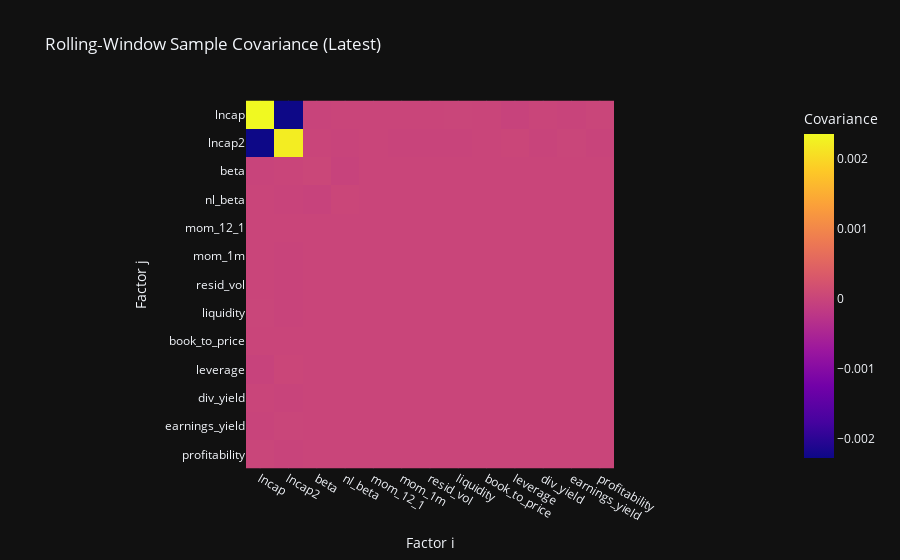

Source (notebook cell):
### Markdown cell above
Barra’s **constant-correlation** shrinkage is a pragmatic, domain-driven choice rather than a purely statistical optimum like Ledoit–Wolf. The reasons they (and Axioma) do it this way are:

---

### Business-driven target

A constant-correlation matrix

$$
T_{ij} = \bar\rho\,\sigma_i\,\sigma_j
$$

reflects the idea that, absent strong evidence to the contrary, all factors tend to move together to some baseline degree $\bar\rho$.
This ties back to economic beliefs (e.g. in a systemic “beta” regime, everything co-moves) rather than just the data.

---

### Stability of off-diagonals

Raw sample or EWMA covariances (especially with limited history) suffer noisy off-diagonal estimates.
Shrinking toward a simple constant-correlation target aggressively tames that noise, producing more stable risk estimates.

---

### Domain simplicity and interpretability

The single parameter $\bar\rho$ is easy to explain and calibrate (e.g. to a long-term average).
Ledoit–Wolf’s optimum shrinkage intensity and target are data-driven and can fluctuate wildly if market regimes shift, whereas Barra’s approach remains consistent unless you deliberately re-estimate $\bar\rho$.

---

### Historical lineage and implementation

Barra’s risk model predates modern random-matrix theory-based estimators. Their teams built in a constant-correlation or single-index target because it aligned with how their clients understood and managed factor risk.
It was efficient to compute and easy to embed in production, long before Ledoit–Wolf routines were common in statistical packages.

### Code cell
# Compute the three variants of Σ_f(t) for the most recent date
cov_sample  = pfa.compute_factor_covariance(method='sample', window=252)
cov_ewma    = pfa.compute_factor_covariance(method='ewma',   halflife=63)
cov_shrunk  = pfa.compute_factor_covariance(method='ewma',   halflife=63, shrinkage=0.8)

# Visualize each as a heatmap
import plotly.express as px

fig1 = px.imshow(
    cov_sample,
    labels={'x':'Factor i','y':'Factor j','color':'Covariance'},
    title='Rolling‐Window Sample Covariance (Latest)'
)
fig1.show()

fig2 = px.imshow(
    cov_ewma,
    labels={'x':'Factor i','y':'Factor j','color':'Covariance'},
    title='EWMA Covariance (h=63d)'
)
fig2.show()

fig3 = px.imshow(
    cov_shrunk,
    labels={'x':'Factor i','y':'Factor j','color':'Covariance'},
    title='Shrunk EWMA Covariance (λ=0.8)'
)
fig3.show()

### Figure 1 — Plotly figure (JSON) as saved in the notebook; plotly's stock layout.template omitted (floating-point values rounded to 4 significant figures; data arrays with more than 128 entries replaced by an {"elided": "..."} marker saying what was removed)
{"data": [{"coloraxis": "coloraxis", "name": "0", "x": ["lncap", "lncap2", "beta", "nl_beta", "mom_12_1", "mom_1m", "resid_vol", "liquidity", "book_to_price", "leverage", "div_yield", "earnings_yield", "profitability"], "y": ["lncap", "lncap2", "beta", "nl_beta", "mom_12_1", "mom_1m", "resid_vol", "liquidity", "book_to_price", "leverage", "div_yield", "earnings_yield", "profitability"], "z": {"elided": "13x13 float values"}, "type": "heatmap", "xaxis": "x", "yaxis": "y", "hovertemplate": "Factor i: %{x}<br>Factor j: %{y}<br>Covariance: %{z}<extra></extra>"}], "layout": {"xaxis": {"anchor": "y", "domain": [0.0, 1.0], "scaleanchor": "y", "constrain": "domain", "title": {"text": "Factor i"}}, "yaxis": {"anchor": "x", "domain": [0.0, 1.0], "autorange": "reversed", "constrain": "domain", "title": {"text": "Factor j"}}, "coloraxis": {"colorbar": {"title": {"text": "Covariance"}}, "colorscale": [[0.0, "#0d0887"], [0.1111, "#46039f"], [0.2222, "#7201a8"], [0.3333, "#9c179e"], [0.4444, "#bd3786"], [0.5556, "#d8576b"], [0.6667, "#ed7953"], [0.7778, "#fb9f3a"], [0.8889, "#fdca26"], [1.0, "#f0f921"]]}, "title": {"text": "Rolling‐Window Sample Covariance (Latest)"}}}
